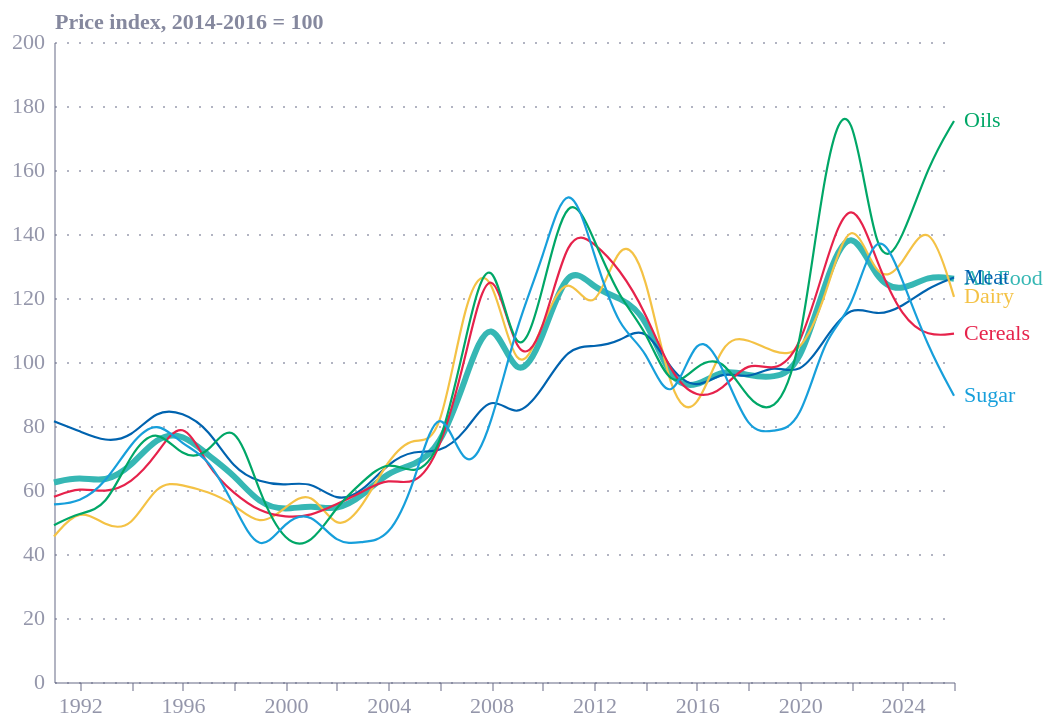

This figure's notebook cell:
### Markdown cell above
Annual: all lines

### Code cell
base = alt.Chart(annual).encode(
    alt.X('date:T'),
    alt.Y('value:Q').title('Price index, 2014-2016 = 100'),
    alt.Color('index:N').legend(None)
).properties(
    width=450,
    height=320
)


lines = base.mark_line(
    interpolate='basis',
    strokeWidth=alt.expr("datum.index == 'All Food' ? 3 : 1.1")
)

labels = base.mark_text(
    align='left',
    dx=5,
    dy=alt.expr("{'All food': 2}[datum.index]")
).encode(
    alt.X('date:T').aggregate('max'),
    alt.Y('value:Q').aggregate({'argmax': 'date'}),
    alt.Text('index:N').aggregate({'argmax': 'date'})
)
lines + labels

### Figure 1 — Vega-Lite specification as saved in the notebook (floating-point values rounded to 4 significant figures; data arrays with more than 128 entries replaced by an {"elided": "..."} marker saying what was removed)
{"config": {"font": "Circular Std", "text": {"color": "#676A86", "align": "left", "baseline": "middle", "dx": 7, "dy": 0, "fontSize": 11}, "view": {"stroke": null, "continuousWidth": 400, "continuousHeight": 300, "discreteWidth": 400, "discreteHeight": 300}, "range": {"category": ["#36B7B4", "#E6224B", "#F4C245", "#0063AF", "#00A767", "#179FDB", "#EB5C2E"], "diverging": ["#E6224B", "#E54753", "#C9C9C9", "#179FDB", "#122B39"], "heatmap": ["#C9C9C9", "#179FDB", "#0063AF", "#122B39"], "ordinal": ["#00A767", "#36B7B4", "#179FDB", "#0063AF", "#243B5A"]}, "bar": {"color": "#179fdb"}, "line": {"color": "#e6224b"}, "rule": {"color": "#676A86"}, "area": {"opacity": 0.3}, "point": {"filled": true, "size": 80, "color": "#e6224b", "opacity": 0.95}, "geoshape": {"stroke": "white", "strokeWidth": 0.3}, "rect": {"fill": "#d6d4d4", "opacity": 0.3}, "axis": {"labelColor": "#676A86", "labelFontSize": 11, "labelFont": "Circular Std", "labelOpacity": 0.7, "tickColor": "#676A86", "tickOpacity": 0.5, "domainColor": "#676A86", "domainOpacity": 0.5, "gridColor": "#676A86", "gridDash": [2, 2], "gridOpacity": 0.5, "title": null, "titleColor": "#676A86", "titleOpacity": 0.8, "tickSize": 4}, "axisXDiscrete": {"grid": false, "labelAngle": 0, "tickCount": 10, "tickOpacity": 0.5, "title": null}, "axisYDiscrete": {"ticks": false, "labelPadding": 5}, "axisXTemporal": {"grid": false, "ticks": true}, "axisXQuantitative": {"grid": true}, "axisYQuantitative": {"gridColor": "#676A86", "gridDash": [1, 5], "gridOpacity": 0.5, "ticks": false, "labelPadding": 5, "tickCount": 8, "titleAngle": 0, "titleAlign": "left", "titleBaseline": "bottom", "titleX": 0, "titleY": -5}, "title": {"color": "#676A86E6", "subtitleColor": "#676A86", "font": "Circular Std", "subtitleFont": "Circular Std", "anchor": "start", "fontSize": 14, "subtitleFontSize": 12, "subtitlePadding": 4, "offset": 0, "frame": "group"}, "legend": {"titleColor": "#122b39", "title": null, "labelColor": "#122b39", "labelFontSize": 11}}, "layer": [{"mark": {"type": "line", "interpolate": "basis", "strokeWidth": {"expr": "datum.index == 'All Food' ? 3 : 1.1"}}, "encoding": {"color": {"field": "index", "legend": null, "type": "nominal"}, "x": {"field": "date", "type": "temporal"}, "y": {"field": "value", "title": "Price index, 2014-2016 = 100", "type": "quantitative"}}}, {"mark": {"type": "text", "align": "left", "dx": 5, "dy": {"expr": "{'All food': 2}[datum.index]"}}, "encoding": {"color": {"field": "index", "legend": null, "type": "nominal"}, "text": {"aggregate": {"argmax": "date"}, "field": "index", "type": "nominal"}, "x": {"aggregate": "max", "field": "date", "type": "temporal"}, "y": {"aggregate": {"argmax": "date"}, "field": "value", "type": "quantitative"}}}], "data": {"name": "data-b6fd6664cebc2370219af65a9ea79dc3"}, "height": 320, "width": 450, "$schema": "https://vega.github.io/schema/vega-lite/v6.1.0.json", "datasets": {"data-b6fd6664cebc2370219af65a9ea79dc3": {"elided": "216 records"}}}
